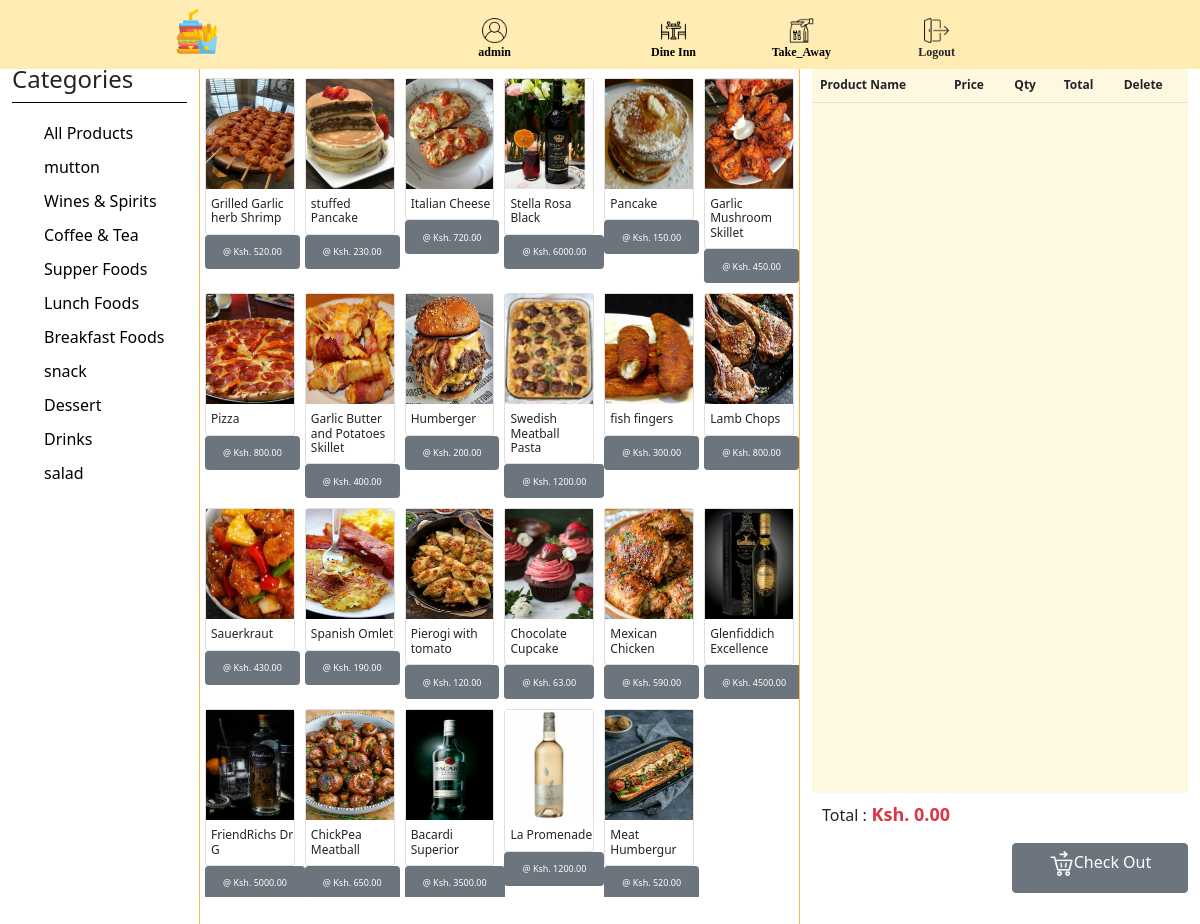
The app's page /restaurant/index.php (signed in) with its own data.
### tables this page shows
CREATE TABLE `product_category` (
  `category_id` varchar(6) NOT NULL,
  `category_name` varchar(50) NOT NULL
);

CREATE TABLE `products` (
  `product_id` varchar(12) NOT NULL,
  `description` varchar(50) NOT NULL,
  `category` varchar(50) NOT NULL,
  `price` decimal(10,2) NOT NULL,
  `status` varchar(30) NOT NULL,
  `image` varchar(2048) NOT NULL
);

### assets/productvalidation.php (called while the page is built)
<?php
$statement = $db->prepare("SELECT * FROM products");
$statement->execute();
$products = $statement->fetchAll(PDO::FETCH_ASSOC);
$categorylist = $db->prepare("SELECT * FROM product_category");
$categorylist->execute();
$categorys = $categorylist->fetchAll(PDO::FETCH_ASSOC);
?>

### restaurant/index.php (the view, shortened to what this page needs)
<?php
require_once "../assets/config.php";
require_once "../assets/productvalidation.php";
$total_amount = 0;
require_once "kotrequest.php";
?>
<?php include_once "../assets/base.php"; ?>
<body>
	<div class="header container-fluid">
		<div class="row w-75 m-auto">
			<div class="col-4">
				<img class="fd-logo  center" src="../images/logos/fast-food.png">
			</div>
			<div class="col-2">
				<button class="btn"><img class="menu-logo" src="../images/logos/user.png"><br><?php echo $_SESSION['user']?></button>
			</div>
			<div class="col-2"><button class="btn">
				<button class="btn" onclick="openDineinn()"><img class="menu-logo" src="../images/logos/table.png"><br>Dine Inn</button>
			</div>
			<div class="col-2">
				<button class="btn" onclick="openDelivery()"><img class="menu-logo" src="../images/logos/take-away.png"><br>Take_Away</button>
			</div>
			<div class="col-2">
				<button class="btn text-dark"><a class="text-dark" href="logout.php"><img class="menu-logo" src="../images/logos/logout.png"><br>Logout</a></button>
			</div>
		</div>
	</div>
	<div class="container-fluid main-body">
		<div class="row">
			<div class="col-2 body-part" style="border-right: 1px solid #ffb74d">
				<div class="title-head">
					<h4>Categories</h4>
				</div>
				<div class="category">
					<ul class="" style="padding-top: 5px;">
			            <li class="search-result"><a href="">All Products</a></li>
						<?php foreach ($categorys as $category): ?>
			            	<li class="search-result"><a href=""><?php echo $category['category_name'] ?></a></li>
						<?php endforeach; ?>
			        </ul>
		        </div>
			</div>
			<div class="col-6 body-part" style="border-right: 1px solid #ffb74d">
				<div class="row  scrollspy" style="padding-top: 5px;">
				<?php foreach ($products as $i=> $product): ?>
					<div class="col-2 product-card">
						<div class="card">
							<img src="../assets/<?php echo $product['image'] ?>">
							<div class="card-body">
								<h6 class="card-title mt-2"><?php echo $product['description'] ?></h6>
							</div>
						</div>
						<form method="POST" action="index.php?action=add&item_id=<?php echo $product['product_id'] ?>" class="btn btn-secondary btn-sm text-light">
							<input style="font-size:9px;" class="btn btn-secondary btn-sm" type="submit" name="add_cart" value="@ Ksh. <?php echo $product['price'] ?>">
						</form>
					</div>
					<?php endforeach; ?>
				</div>
			</div>
			<div class="col-4 body-part">
				<div class="table-preview">
					<table class="table">
			            <thead>
			                <tr style="font-size: 12px;">
			                    <th>Product Name</th>
			                    <th>Price</th>
			                    <th colspan="2">Qty</th>
			                    <th>Total</th>
			                	<th>Delete</th>
			                </tr>
			            </thead>
			        </table>
		        </div>
		        <div class="row">
		        	<div class="col-12 total">
		        		<label>Total :<span class="text-danger"> Ksh.
		        			<?php
			        			echo number_format($total_amount, 2); ?></span></label>
		        	</div>
		        	<div class="col-6 payment"></div>
		        	<div class="col-6 payment"><a onclick="openKotSubmission()" class="btn btn-secondary"><img class="pyt-logo" src="../images/logos/checkout.png">Check Out</a></div>
		        </div>
			</div>
		</div>
	</div>
</body>
</html>

### css/style.css (style rules this page uses)
a { text-decoration: none; }
body { scroll-behavior: smooth; }
li { list-style: none; }
.header { background-color: #ffecb3; position: fixed; margin-top: 0px; z-index: 1; }
.header .row { padding: 1px; }
.header button { color: #000; font-size: 12px; font-weight: bold; font-family: tahoma; }
.menu-logo { height: 35px; padding-top: 10px; }
.fd-logo { height: 55px; padding-top: 5px; }
.main-body { padding-top: 5%; }
.title-head { padding-top: 5px; border-bottom: 1px solid black; }
.category { position: relative; height: 80vh; margin-top: .5rem; overflow: auto; }
.product-card { padding:5px; }
.card img { width: 100%; height: 110px; }
.card-body { padding: 0px; }
.card-body h6 { padding-left: 5px; font-size: 12px; }
h6 { padding-left: 5px; font-size: 14px; }
.table-preview { background-color: #fff8e1; position: relative; height: 70vh; margin-top: .5rem; overflow: auto; }
.search-result { padding: 5px 0px; }
.search-result a { color: #000; }
.scrollspy { position: relative; height: 80vh; margin-top: .5rem; overflow: auto; }
.total { height: 50px; padding: 8px 0px 10px 22px; }
.total span { font-size: 18px; font-weight: bold; }
.payment a { height: 50px; width: 100%; }
.pyt-logo { height: 25px; }

### records on screen
product_category: category_name "mutton"
product_category: category_name "Wines & Spirits"
product_category: category_name "Coffee & Tea"
product_category: category_name "Supper Foods"
product_category: category_name "Lunch Foods"
product_category: category_name "Breakfast Foods"
product_category: category_name "snack"
product_category: category_name "Dessert"
product_category: category_name "Drinks"
product_category: category_name "salad"
products: image (picture), description "Grilled Garlic herb Shrimp", add_cart "@ Ksh. 520.00"
products: image (picture), description "stuffed Pancake", add_cart "@ Ksh. 230.00"
products: image (picture), description "Italian Cheese", add_cart "@ Ksh. 720.00"
products: image (picture), description "Stella Rosa Black", add_cart "@ Ksh. 6000.00"
products: image (picture), description "Pancake", add_cart "@ Ksh. 150.00"
products: image (picture), description "Garlic Mushroom Skillet", add_cart "@ Ksh. 450.00"
products: image (picture), description "Pizza", add_cart "@ Ksh. 800.00"
products: image (picture), description "Garlic Butter and Potatoes Skillet", add_cart "@ Ksh. 400.00"
products: image (picture), description "Humberger", add_cart "@ Ksh. 200.00"
products: image (picture), description "Swedish Meatball Pasta", add_cart "@ Ksh. 1200.00"
products: image (picture), description "fish fingers", add_cart "@ Ksh. 300.00"
products: image (picture), description "Lamb Chops", add_cart "@ Ksh. 800.00"
products: image (picture), description "Sauerkraut", add_cart "@ Ksh. 430.00"
products: image (picture), description "Spanish Omlet", add_cart "@ Ksh. 190.00"
products: image (picture), description "Pierogi with tomato", add_cart "@ Ksh. 120.00"
products: image (picture), description "Chocolate Cupcake", add_cart "@ Ksh. 63.00"
products: image (picture), description "Mexican Chicken", add_cart "@ Ksh. 590.00"
products: image (picture), description "Glenfiddich Excellence", add_cart "@ Ksh. 4500.00"
products: image (picture), description "FriendRichs Dr G", add_cart "@ Ksh. 5000.00"
products: image (picture), description "ChickPea Meatball", add_cart "@ Ksh. 650.00"
products: image (picture), description "Bacardi Superior", add_cart "@ Ksh. 3500.00"
products: image (picture), description "La Promenade", add_cart "@ Ksh. 1200.00"
products: image (picture), description "Meat Humbergur", add_cart "@ Ksh. 520.00"

### other values on screen
$_SESSION['user'] "admin"
$total_amount "0.00"
